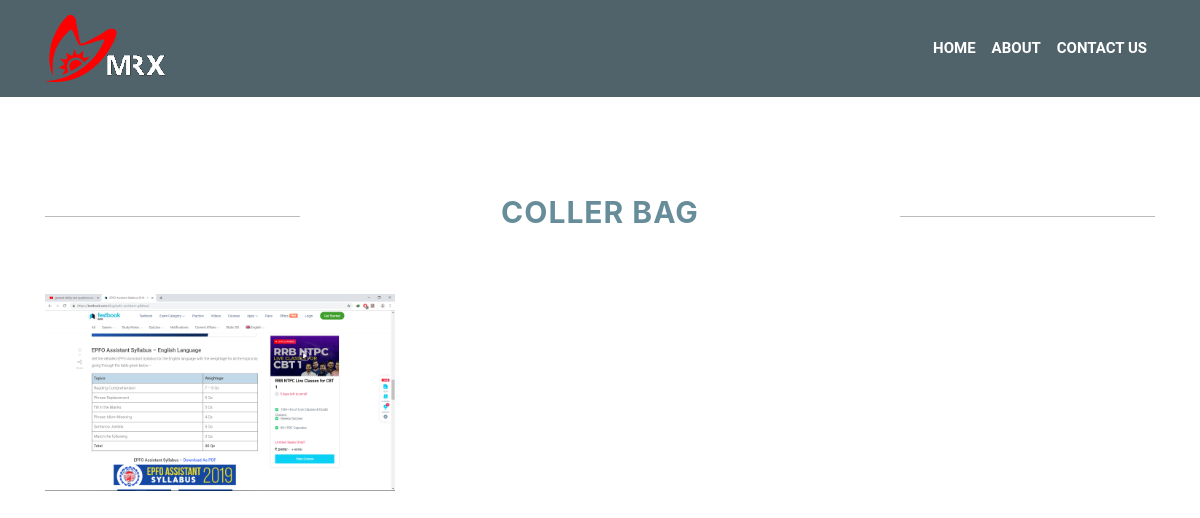
/productDetails.php?id=3, run on the app's committed database.
### tables this page shows
CREATE TABLE `products` (
  `id` int(10) NOT NULL,
  `img` varchar(150) NOT NULL,
  `title` varchar(50) NOT NULL
);

### productDetails.php (the view, shortened to what this page needs)
<?php include 'admin/connection.php';
	$id = $_GET["id"];
	$sql = "SELECT * FROM products WHERE id = '$id'";
	$result = $conn->query($sql);
	if ($result->num_rows == 1) {
		$row = $result->fetch_assoc();
		$title = $row['title'];
		$img = $row['img'];
	}
?>
<!DOCTYPE html>
<html>
<head>
	<link rel="stylesheet" type="text/css" href="css/style.css">
	<link rel="stylesheet" type="text/css" href="css/about.css">
	<link href="https://unpkg.com/aos@2.3.1/dist/aos.css" rel="stylesheet">
	<link rel="stylesheet" href="https://maxcdn.bootstrapcdn.com/bootstrap/4.3.1/css/bootstrap.min.css">
</head>
<body>
		<nav class="navbar navbar-expand-md fixed-top headersetting" id="header-nav">
			<div class="container">
				<a href="index.php" class="navbar-brand" data-aos="fade-down"><img src="img/logo.png" id="logo"></a>
				<div class="collapse navbar-collapse text-center" id="collapsenavbar" data-aos="fade-down">
					<ul class="navbar-nav ml-auto">
						<li class="nav-item">
							<a href="index.php" class="nav-link text-white" id="navlink1">HOME</a>
						</li>
						<li class="nav-item">
							<a href="about.html" class="nav-link text-white" id="navlink2">ABOUT</a>
						</li>
						<li class="nav-item">
							<a href="contactUs.html" class="nav-link text-white" id="navlink3">CONTACT US</a>
						</li>
					</ul>
				</div>
			</div>
		</nav>
	<section class="container text-center aboutcompany">
		<div class="row frow">
			<div class="col-lg-3 col-md-3 col-sm-12 col-10 d-block m-auto">
				<hr>
			</div>
			<div class="col-lg-6 col-md-6 col-sm-12 col-10 d-block m-auto">
				<h1 data-aos="fade-down"><?php echo $title; ?></h1>
			</div>
			<div class="col-lg-3 col-md-3 col-sm-12 col-10 d-block m-auto">
				<hr>
			</div>
		</div>
		<div class="row srow" style="padding-bottom: 12.5%">
			<div class="col-lg-4 col-md-4 col-sm-12 col-10 d-block mr-auto">
				<div data-aos="fade-right" data-aos-duration="500">
					<img src="<?php echo 'admin/'.$img; ?>">
				</div>
			</div>
			<div class="col-lg-6 col-md-6 col-sm-12 col-10 d-block m-auto" data-aos="fade-left" data-aos-duration="500">
			</div>
		</div>
	</section>
</body>
</html>

### css/style.css (style rules this page uses)
body { font-family: Raleway, Arial, Helvetica, sans-serif; }
.headersetting { transition: 0.5s ease; background: transparent; }
li a { font-family: roboto; font-weight: bold; }
hr { background-color: #D0D0D0; border-color: #D0D0D0; color: #D0D0D0; }

### css/about.css (style rules this page uses)
.frow { margin-top: 12.5%; padding-top: 5% }
.srow, .trow, .frrow, .fvrow, .sxrow { padding-top: 5%; text-align: left; }
.srow img { width: 100%; }
.aboutcompany h1 { font-size: 30px; color: #668D99; font-weight: bold; letter-spacing: 1px; }
ul li { font-size: 15px; font-weight: lighter; color: #50586b }
.headersetting { background-color: #51636A!important; }

### data on the page
products: title "COLLER BAG", img (picture)
